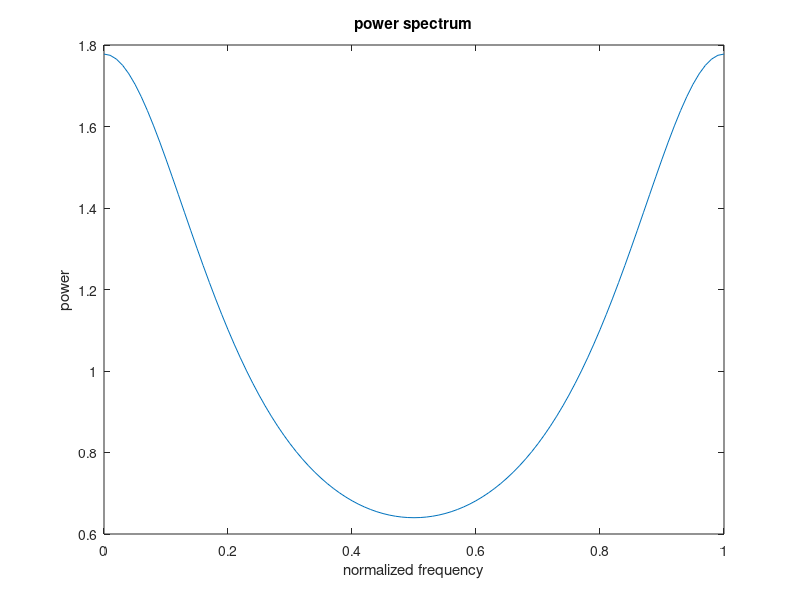

Here is the MATLAB script that generated this plot:
f=0:0.01:1;
R=(abs(1./(1-0.25*exp(-2*pi*f*i)))).^2;
%R=(1./(17/16-0.5*cos(2*pi*f))).^2;
plot(f,R);
title('power spectrum');
xlabel('normalized frequency');
ylabel('power');
% k=-100:100;
% r=4.^(2-abs(k))/15;
% R=fft(r);
% plot(k,abs(R));